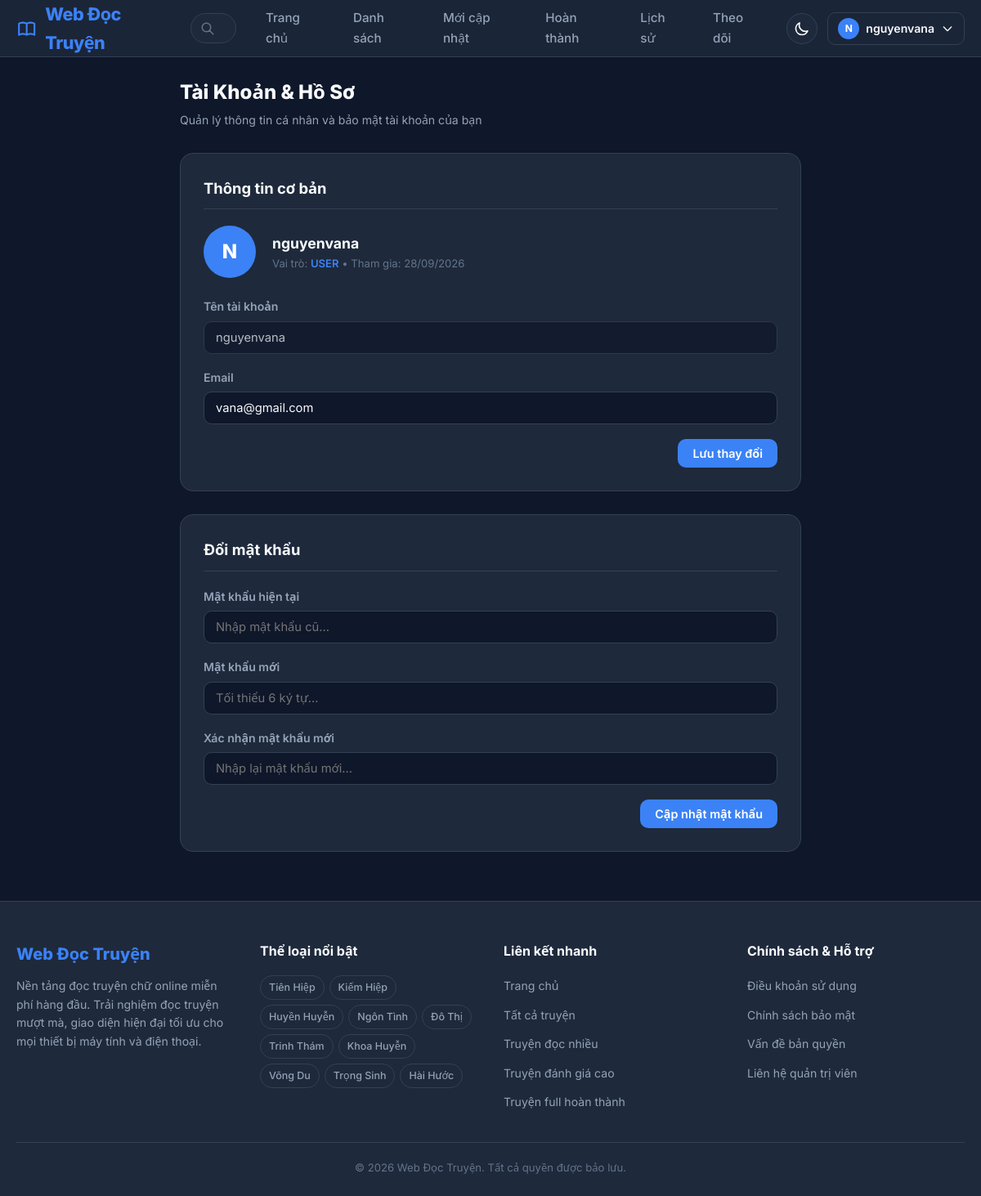
Screenshot of /profile (signed in) with the database file from the repository.
### tables this page shows
CREATE TABLE IF NOT EXISTS `users` (
    `id` INT AUTO_INCREMENT PRIMARY KEY,
    `role_id` INT NOT NULL DEFAULT 2,
    `username` VARCHAR(50) NOT NULL UNIQUE,
    `email` VARCHAR(100) NOT NULL UNIQUE,
    `password` VARCHAR(255) NOT NULL,
    `avatar` VARCHAR(255) DEFAULT 'default-avatar.png',
    `status` ENUM('active', 'banned') DEFAULT 'active',
    `created_at` TIMESTAMP DEFAULT CURRENT_TIMESTAMP,
    `updated_at` TIMESTAMP DEFAULT CURRENT_TIMESTAMP ON UPDATE CURRENT_TIMESTAMP,
    `last_login` TIMESTAMP NULL,
    CONSTRAINT `fk_users_role` FOREIGN KEY (`role_id`) REFERENCES `roles`(`id`) ON DELETE RESTRICT
);

CREATE TABLE IF NOT EXISTS `roles` (
    `id` INT AUTO_INCREMENT PRIMARY KEY,
    `name` VARCHAR(50) NOT NULL UNIQUE,
    `description` VARCHAR(255) NULL,
    `created_at` TIMESTAMP DEFAULT CURRENT_TIMESTAMP
);

CREATE TABLE IF NOT EXISTS `categories` (
    `id` INT AUTO_INCREMENT PRIMARY KEY,
    `name` VARCHAR(100) NOT NULL UNIQUE,
    `slug` VARCHAR(120) NOT NULL UNIQUE,
    `description` TEXT NULL,
    `created_at` TIMESTAMP DEFAULT CURRENT_TIMESTAMP
);

### public/views/profile.php (the view, shortened to what the rows shown need)
<?php
$user = Auth::requireAuth();
$userModel = new User();
$userData = $userModel->getUserWithRole($user['id']);
require_once __DIR__ . '/layouts/header.php';
?>
<main class="main-content">
    <div class="container" style="max-width:800px;">
        <div style="margin-bottom:28px;">
            <h1 style="font-size:1.5rem; font-weight:800;">Tài Khoản & Hồ Sơ</h1>
            <p style="color:var(--text-secondary); font-size:0.88rem; margin-top:4px;">Quản lý thông tin cá nhân và bảo mật tài khoản của bạn</p>
        </div>
        <div style="display:grid; grid-template-columns:1fr; gap:28px;">
            <div style="background:var(--bg-secondary); border:1px solid var(--border-color); border-radius:var(--radius-lg); padding:28px;">
                <h2 style="font-size:1.15rem; font-weight:700; margin-bottom:20px; border-bottom:1px solid var(--border-color); padding-bottom:10px;">
                    Thông tin cơ bản
                </h2>
                <form id="profile-info-form">
                    <div style="display:flex; align-items:center; gap:20px; margin-bottom:24px;">
                        <div style="width:64px; height:64px; border-radius:50%; background:var(--primary); color:#fff; display:flex; align-items:center; justify-content:center; font-weight:800; font-size:1.5rem;">
                            <?= strtoupper(substr($userData['username'], 0, 1)) ?>
                        </div>
                        <div>
                            <div style="font-weight:700; font-size:1.1rem; color:var(--text-primary);"><?= htmlspecialchars($userData['username']) ?></div>
                            <div style="font-size:0.82rem; color:var(--text-muted);">
                                Vai trò: <span style="color:var(--primary); font-weight:600; text-transform:uppercase;"><?= htmlspecialchars($userData['role_name']) ?></span> &bull; Tham gia: <?= date('d/m/Y', strtotime($userData['created_at'])) ?>
                            </div>
                        </div>
                    </div>
                    <div class="form-group">
                        <label class="form-label">Tên tài khoản</label>
                        <input type="text" class="form-control" value="<?= htmlspecialchars($userData['username']) ?>" disabled style="opacity:0.7; cursor:not-allowed;">
                    </div>
                    <div class="form-group">
                        <label class="form-label">Email</label>
                        <input type="email" id="profile-email-input" name="email" class="form-control" value="<?= htmlspecialchars($userData['email']) ?>" required>
                    </div>
                    <div style="display:flex; justify-content:flex-end;">
                        <button type="submit" class="btn btn-primary">Lưu thay đổi</button>
                    </div>
                </form>
            </div>
            <div style="background:var(--bg-secondary); border:1px solid var(--border-color); border-radius:var(--radius-lg); padding:28px;">
                <h2 style="font-size:1.15rem; font-weight:700; margin-bottom:20px; border-bottom:1px solid var(--border-color); padding-bottom:10px;">
                    Đổi mật khẩu
                </h2>
                <form id="profile-password-form">
                    <div class="form-group">
                        <label class="form-label">Mật khẩu hiện tại</label>
                        <input type="password" id="current-password-input" class="form-control" required placeholder="Nhập mật khẩu cũ...">
                    </div>
                    <div class="form-group">
                        <label class="form-label">Mật khẩu mới</label>
                        <input type="password" id="new-password-input" class="form-control" required placeholder="Tối thiểu 6 ký tự...">
                    </div>
                    <div class="form-group">
                        <label class="form-label">Xác nhận mật khẩu mới</label>
                        <input type="password" id="confirm-password-input" class="form-control" required placeholder="Nhập lại mật khẩu mới...">
                    </div>
                    <div style="display:flex; justify-content:flex-end;">
                        <button type="submit" class="btn btn-primary">Cập nhật mật khẩu</button>
                    </div>
                </form>
            </div>
        </div>
    </div>
</main>
<?php require_once __DIR__ . '/layouts/footer.php'; ?>

### app/core/Router.php (shortened to what the rows shown need)
<?php
class Router {
    private array $routes = [];
    private function addRoute(string $method, string $path, array|callable|string $handler): void {
        $pattern = preg_replace('/\/:([^\/]+)/', '/(?P<$1>[^/]+)', $path);
        $pattern = '#^' . $pattern . '$#';
        $this->routes[] = [
            'method'  => $method,
            'path'    => $path,
            'pattern' => $pattern,
            'handler' => $handler
        ];
    }
    public function dispatch(): void {
        $uri = parse_url($_SERVER['REQUEST_URI'], PHP_URL_PATH);
        $method = $_SERVER['REQUEST_METHOD'] ?? 'GET';
        if (defined('APP_URL')) {
            $appPath = parse_url(APP_URL, PHP_URL_PATH);
            if (!empty($appPath) && $appPath !== '/' && stripos($uri, $appPath) === 0) {
                $uri = substr($uri, strlen($appPath));
            }
        }
        $uri = '/' . trim($uri, '/');
        foreach ($this->routes as $route) {
            if ($route['method'] !== 'ANY' && $route['method'] !== $method) {
                continue;
            }
            if (preg_match($route['pattern'], $uri, $matches)) {
                $params = [];
                $handler = $route['handler'];
                if (is_string($handler)) {
                    extract($params);
                    $viewFile = PUBLIC_PATH . "/views/{$handler}.php";
                    if (file_exists($viewFile)) {
                        require_once $viewFile;
                        return;
                    }
                }
            }
        }
    }
}

### public/views/layouts/header.php (shortened to what the rows shown need)
<?php
$currentUser = Auth::user();
?>
<!DOCTYPE html>
<html lang="vi" data-theme="dark">
<head>
    <link rel="stylesheet" href="<?= APP_URL ?>/public/assets/css/style.css">
</head>
<body>
<header class="site-header">
    <div class="container header-inner">
        <a href="<?= APP_URL ?>" class="brand-logo">
            <span><?= APP_NAME ?></span>
        </a>
        <div class="search-box-wrapper">
            <form action="<?= APP_URL ?>/search" method="GET">
                <input type="text" id="header-search-input" name="q" class="search-input" placeholder="Tìm tên truyện, tác giả..." autocomplete="off" value="<?= htmlspecialchars($_GET['q'] ?? '') ?>">
            </form>
        </div>
        <nav>
            <ul class="nav-menu">
                <li><a href="<?= APP_URL ?>" class="nav-link <?= empty($_SERVER['REQUEST_URI']) || $_SERVER['REQUEST_URI'] === '/' ? 'active' : '' ?>">Trang chủ</a></li>
                <li><a href="<?= APP_URL ?>/stories" class="nav-link">Danh sách</a></li>
                <li><a href="<?= APP_URL ?>/stories?status=updating" class="nav-link">Mới cập nhật</a></li>
                <li><a href="<?= APP_URL ?>/stories?status=completed" class="nav-link">Hoàn thành</a></li>
                <?php if ($currentUser): ?>
                    <li><a href="<?= APP_URL ?>/history" class="nav-link">Lịch sử</a></li>
                    <li><a href="<?= APP_URL ?>/following" class="nav-link">Theo dõi</a></li>
                <?php endif; ?>
            </ul>
        </nav>
        <div class="header-actions">
            <button id="theme-toggle-btn" class="btn-icon" title="Chuyển chế độ sáng/tối">
                <svg id="theme-icon" style="width:20px;height:20px;" fill="none" viewBox="0 0 24 24" stroke="currentColor">
                    <path stroke-linecap="round" stroke-linejoin="round" stroke-width="2" d="M20.354 15.354A9 9 0 018.646 3.646 9.003 9.003 0 0012 21a9.003 9.003 0 008.354-5.646z" />
                </svg>
            </button>
            <?php if ($currentUser): ?>
                <div style="position:relative;">
                    <button id="user-menu-trigger" class="btn btn-outline" style="padding:6px 12px; gap:8px;">
                        <div style="width:26px; height:26px; border-radius:50%; background:var(--primary); color:#fff; display:flex; align-items:center; justify-content:center; font-weight:700; font-size:0.75rem;">
                            <?= strtoupper(substr($currentUser['username'], 0, 1)) ?>
                        </div>
                        <span style="font-weight:600; font-size:0.88rem;"><?= htmlspecialchars($currentUser['username']) ?></span>
                        <svg style="width:16px;height:16px;" fill="none" viewBox="0 0 24 24" stroke="currentColor">
                            <path stroke-linecap="round" stroke-linejoin="round" stroke-width="2" d="M19 9l-7 7-7-7" />
                        </svg>
                    </button>
                </div>
            <?php else: ?>
                <a href="<?= APP_URL ?>/login" class="btn btn-outline btn-sm">Đăng nhập</a>
                <a href="<?= APP_URL ?>/register" class="btn btn-primary btn-sm">Đăng ký</a>
            <?php endif; ?>
        </div>
    </div>
</header>

### public/views/layouts/footer.php (shortened to what the rows shown need)
<?php
$footerCategories = (new Category())->all('id ASC');
?>
<footer class="site-footer">
    <div class="container">
        <div class="footer-grid">
            <div>
                <div class="footer-brand"><?= APP_NAME ?></div>
                <p class="footer-desc">
                    Nền tảng đọc truyện chữ online miễn phí hàng đầu. Trải nghiệm đọc truyện mượt mà, giao diện hiện đại tối ưu cho mọi thiết bị máy tính và điện thoại.
                </p>
            </div>
            <div>
                <div class="footer-title">Thể loại nổi bật</div>
                <div style="display:flex; flex-wrap:wrap; gap:6px;">
                    <?php foreach (array_slice($footerCategories, 0, 10) as $cat): ?>
                        <a href="<?= APP_URL ?>/stories?category=<?= $cat['slug'] ?>" class="filter-tag" style="font-size:0.78rem; padding:4px 10px;">
                            <?= htmlspecialchars($cat['name']) ?>
                        </a>
                    <?php endforeach; ?>
                </div>
            </div>
            <div>
                <div class="footer-title">Liên kết nhanh</div>
                <ul class="footer-links">
                    <li><a href="<?= APP_URL ?>" class="footer-link">Trang chủ</a></li>
                    <li><a href="<?= APP_URL ?>/stories" class="footer-link">Tất cả truyện</a></li>
                    <li><a href="<?= APP_URL ?>/stories?sort=views" class="footer-link">Truyện đọc nhiều</a></li>
                    <li><a href="<?= APP_URL ?>/stories?sort=rating" class="footer-link">Truyện đánh giá cao</a></li>
                    <li><a href="<?= APP_URL ?>/stories?status=completed" class="footer-link">Truyện full hoàn thành</a></li>
                </ul>
            </div>
            <div>
                <div class="footer-title">Chính sách & Hỗ trợ</div>
                <ul class="footer-links">
                    <li><a href="#" class="footer-link">Điều khoản sử dụng</a></li>
                    <li><a href="#" class="footer-link">Chính sách bảo mật</a></li>
                    <li><a href="#" class="footer-link">Vấn đề bản quyền</a></li>
                    <li><a href="#" class="footer-link">Liên hệ quản trị viên</a></li>
                </ul>
            </div>
        </div>
        <div class="footer-bottom">
            <p>&copy; <?= date('Y') ?> <?= APP_NAME ?>. Tất cả quyền được bảo lưu.</p>
        </div>
    </div>
</footer>
</body>
</html>

### rows the page displays
users: username "N", username "nguyenvana", role.name "USER", created_at "28/09/2026", email "vana@gmail.com"
categories: name "Tiên Hiệp"
categories: name "Kiếm Hiệp"
categories: name "Huyền Huyễn"
categories: name "Ngôn Tình"
categories: name "Đô Thị"
categories: name "Trinh Thám"
categories: name "Khoa Huyễn"
categories: name "Võng Du"
categories: name "Trọng Sinh"
categories: name "Hài Hước"
